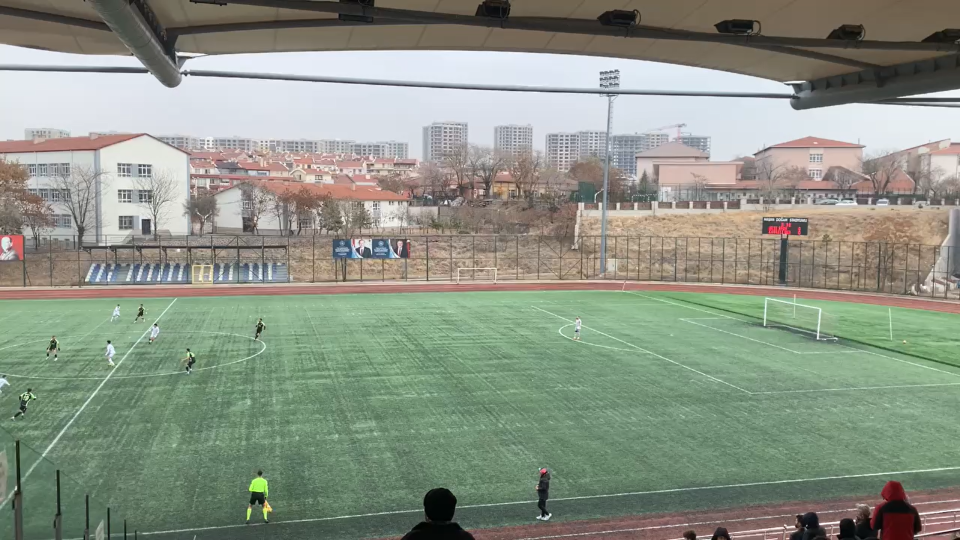
#> input picture homography-analysis-master/al1.png, 1920 x 1080 px (shown at 1/2 size)
$ python redlines.py
#> lines starting #> are read from the running program, lines starting #| are printed output that depends on the picture
import json
import numpy as np
import cv2

# File paths
TRACKING_DATA_RIGHT = "tracking_data_1.json"
TRACKING_DATA_LEFT = "tracking_data_2.json"
HOMOGRAPHY_MATRIX_LEFT = "al2_homography_matrix.txt"
HOMOGRAPHY_MATRIX_RIGHT = "al1_homography_matrix.txt"
DIMENSIONS_FILE = "dimensions.txt"
OUTPUT_JSON = "possible_intersections.json"
DEBUG_IMAGE_RIGHT = "al1_debug.png"
DEBUG_IMAGE_LEFT = "al2_debug.png"

def load_dimensions_and_homographies():
    """Load blue line positions and homography matrices."""
    with open(DIMENSIONS_FILE, "r") as f:
#> (reads homography-analysis-master/dimensions.txt from the repository)
        lines = f.readlines()
    blue_line_right, width_right = map(int, lines[0].split())
    blue_line_left, width_left = map(int, lines[1].split())

    homography_matrix_left = np.loadtxt(HOMOGRAPHY_MATRIX_LEFT, delimiter=' ')
    homography_matrix_right = np.loadtxt(HOMOGRAPHY_MATRIX_RIGHT, delimiter=' ')

    return blue_line_right, width_right, blue_line_left, width_left, homography_matrix_left, homography_matrix_right

def draw_red_lines(image_path, output_path, blue_line, red_line, inverse_homography_matrix):
    """
    Draw blue and red vertical lines on the untransformed (original) image for debugging.
    :param image_path: Path to the image file.
    :param output_path: Path to save the debug image.
    :param blue_line: Blue line x-coordinate in transformed space.
    :param red_line: Red line x-coordinate in transformed space.
    :param inverse_homography_matrix: Inverse homography matrix for untransforming coordinates.
    """
#> called with image_path = 'al1.png', output_path = 'al1_debug.png', blue_line = 30, red_line = 60, inverse_homography_matrix = array of shape (3, 3)
    image = cv2.imread(image_path)
#> image is the input picture: shape (1080, 1920, 3); mean B, G, R 133, 147.1, 139.5
    if image is None:
        print(f"Error: Unable to load image {image_path}")
        return

    # Define the transformed lines as points in homogeneous coordinates
    height = image.shape[0]
#> height = 1080
    transformed_blue_line = np.array([[blue_line, 0, 1], [blue_line, height, 1]], dtype=np.float32).T
#> transformed_blue_line = [[30, 30], [0, 1080], [1, 1]]
    transformed_red_line = np.array([[red_line, 0, 1], [red_line, height, 1]], dtype=np.float32).T
#> transformed_red_line = [[60, 60], [0, 1080], [1, 1]]

    # Untransform the points back to the original image space
    untransformed_blue_line = cv2.perspectiveTransform(transformed_blue_line.T[:, :2][np.newaxis, :, :], inverse_homography_matrix)[0]
#> untransformed_blue_line = [[200.4, 1073.2], [490.5, 464.8]]
    untransformed_red_line = cv2.perspectiveTransform(transformed_red_line.T[:, :2][np.newaxis, :, :], inverse_homography_matrix)[0]

    # Draw the blue line (untransformed coordinates)
    cv2.line(image, tuple(untransformed_blue_line[0].astype(int)), tuple(untransformed_blue_line[1].astype(int)), (255, 0, 0), 2)

    # Draw the red line (untransformed coordinates)
    cv2.line(image, tuple(untransformed_red_line[0].astype(int)), tuple(untransformed_red_line[1].astype(int)), (0, 0, 255), 2)
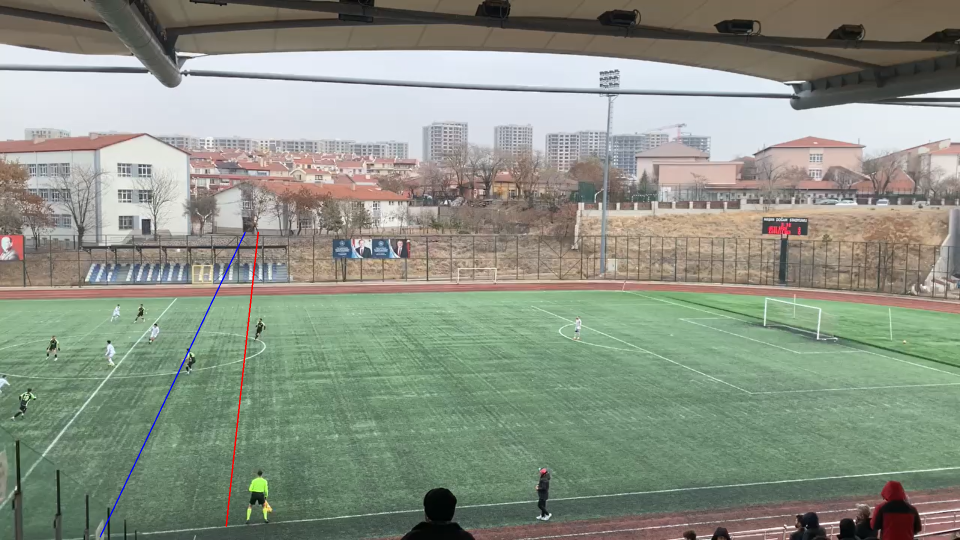
#> image: shape (1080, 1920, 3) (shown at 1/2 size); mean B, G, R 133.1, 146.9, 139.5

    # Save the debug image
    cv2.imwrite(output_path, image)
    print(f"Debug image saved to {output_path}")

def main():
    # Load dimensions, homographies, and offset
    blue_line_right, width_right, blue_line_left, width_left, homography_left, homography_right = load_dimensions_and_homographies()

    # Compute inverse homographies
    inverse_homography_left = np.linalg.inv(homography_left)
    inverse_homography_right = np.linalg.inv(homography_right)

    # Offset for red line calculation
    offset_x = blue_line_right  # First number from the first line of dimensions.txt

    # Compute red line indexes
    red_line_right = blue_line_right + offset_x
    red_line_left = blue_line_left - offset_x

    # Draw red lines in debug images
    draw_red_lines("al1.png", DEBUG_IMAGE_RIGHT, blue_line_right, red_line_right, inverse_homography_right)
    draw_red_lines("al2.png", DEBUG_IMAGE_LEFT, blue_line_left, red_line_left, inverse_homography_left)
#> call 2 of draw_red_lines, with image_path = 'al2.png', output_path = 'al2_debug.png', blue_line = 372, red_line = 342, inverse_homography_matrix = array of shape (3, 3)
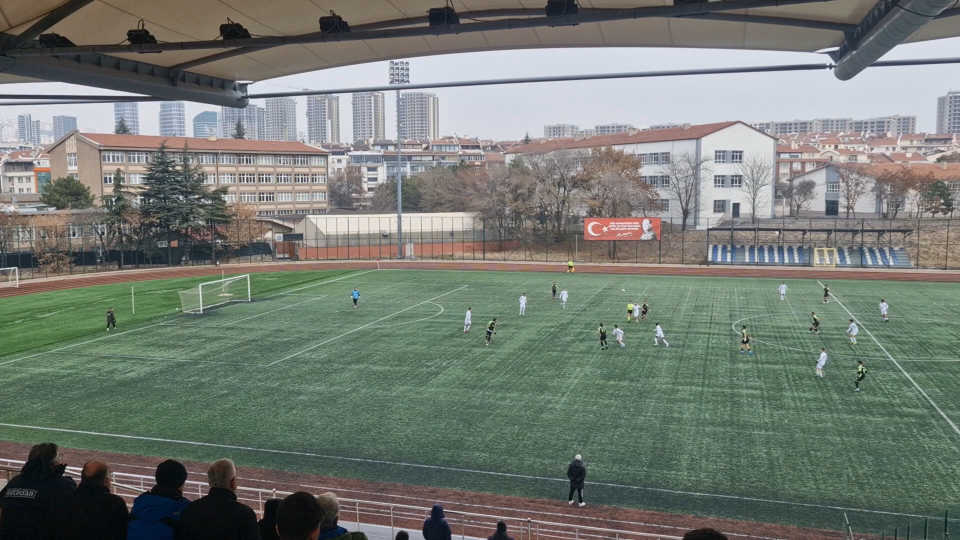
#> input picture homography-analysis-master/al2.png, 1920 x 1080 px (shown at 1/2 size)
#> in draw_red_lines, image is the input picture: shape (1080, 1920, 3); mean B, G, R 114.6, 122.3, 115.9
#> in draw_red_lines (call 2), `cv2.line(image, tuple(untransformed_red_line[0].astype(int)), tuple(un..`:
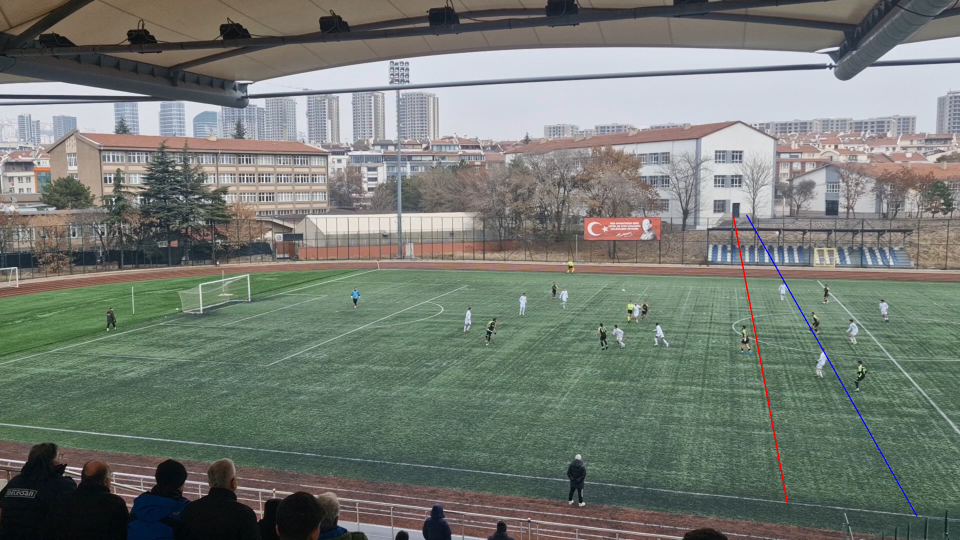
#> image: shape (1080, 1920, 3) (shown at 1/2 size); mean B, G, R 114.7, 122.1, 115.9

    # Load tracking data
#> (the run stopped early here; a loop or call above may not have finished)
